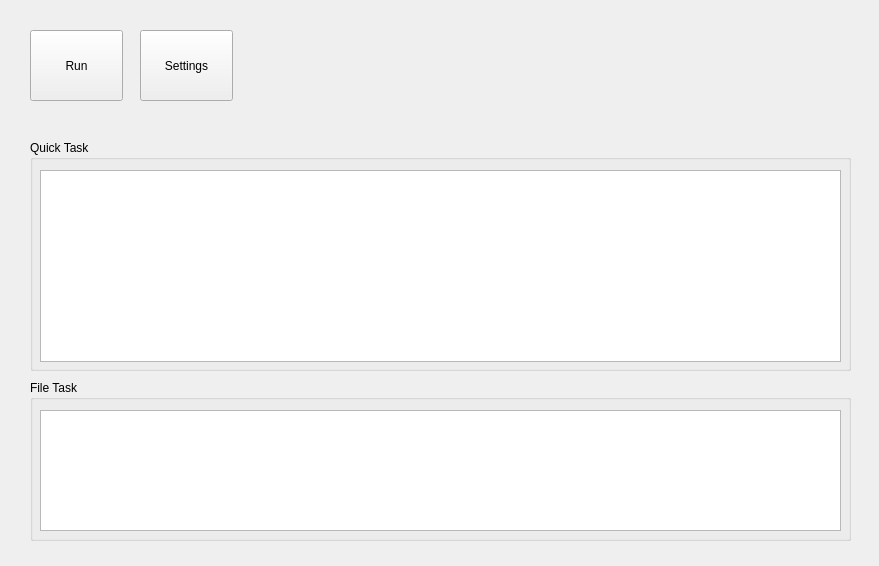
<?xml version="1.0" encoding="UTF-8"?>
<ui version="4.0">
 <class>MainWindow</class>
 <widget class="QMainWindow" name="MainWindow">
  <property name="geometry">
   <rect>
    <x>0</x>
    <y>0</y>
    <width>879</width>
    <height>566</height>
   </rect>
  </property>
  <property name="windowTitle">
   <string>Taskmaster</string>
  </property>
  <property name="autoFillBackground">
   <bool>false</bool>
  </property>
  <property name="animated">
   <bool>true</bool>
  </property>
  <property name="tabShape">
   <enum>QTabWidget::Rounded</enum>
  </property>
  <widget class="QWidget" name="centralWidget">
   <widget class="QPushButton" name="switchButton">
    <property name="geometry">
     <rect>
      <x>30</x>
      <y>30</y>
      <width>93</width>
      <height>71</height>
     </rect>
    </property>
    <property name="text">
     <string>Run</string>
    </property>
   </widget>
   <widget class="QGroupBox" name="groupBox">
    <property name="geometry">
     <rect>
      <x>30</x>
      <y>140</y>
      <width>821</width>
      <height>231</height>
     </rect>
    </property>
    <property name="title">
     <string>Quick Task</string>
    </property>
    <widget class="QTableView" name="tableView">
     <property name="geometry">
      <rect>
       <x>10</x>
       <y>30</y>
       <width>801</width>
       <height>192</height>
      </rect>
     </property>
    </widget>
   </widget>
   <widget class="QGroupBox" name="groupBox_2">
    <property name="geometry">
     <rect>
      <x>30</x>
      <y>380</y>
      <width>821</width>
      <height>161</height>
     </rect>
    </property>
    <property name="title">
     <string>File Task</string>
    </property>
    <widget class="QTableView" name="tableView_2">
     <property name="geometry">
      <rect>
       <x>10</x>
       <y>30</y>
       <width>801</width>
       <height>121</height>
      </rect>
     </property>
    </widget>
   </widget>
   <widget class="QPushButton" name="settingButton">
    <property name="geometry">
     <rect>
      <x>140</x>
      <y>30</y>
      <width>93</width>
      <height>71</height>
     </rect>
    </property>
    <property name="text">
     <string>Settings</string>
    </property>
   </widget>
  </widget>
 </widget>
 <layoutdefault spacing="6" margin="11"/>
 <resources/>
 <connections/>
</ui>
